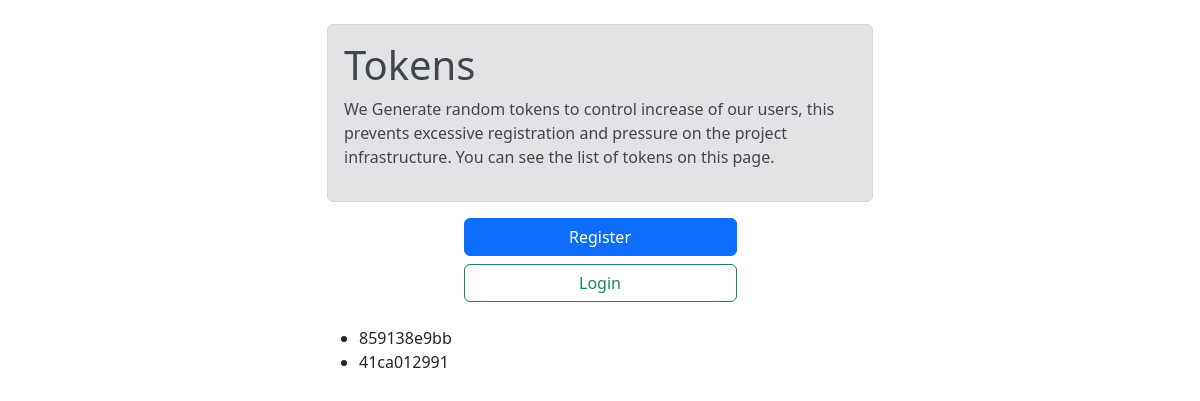
Page /a on the earlier database version.
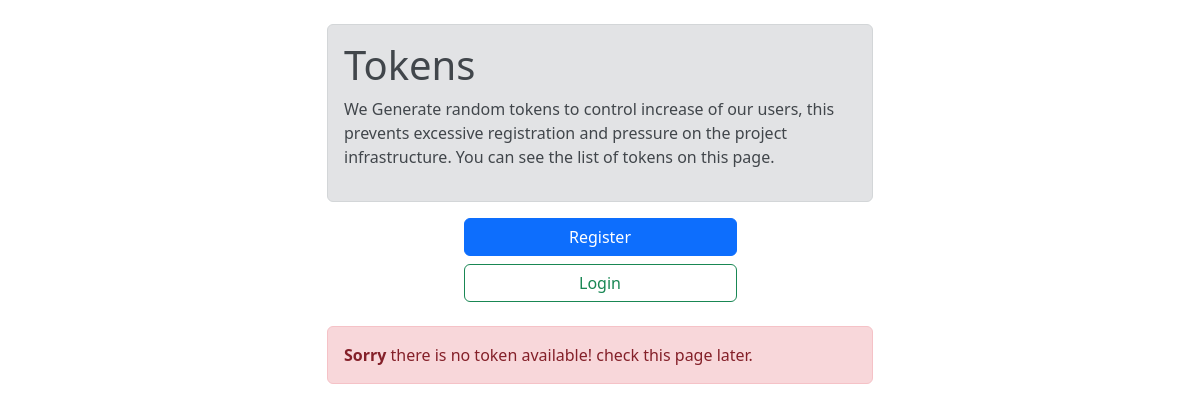
Same page on the later database version.
### access_token/models.py (models this page shows)
class AccessToken(models.Model):
    access_token = models.CharField(max_length=128, verbose_name="Access Token", null=False, blank=False,
                                    help_text='unique number who belongs to one person')
    representative = models.ForeignKey(User, on_delete=models.CASCADE,
                                       help_text="That user whom created this after deposit confirm",
                                       related_name='representative_id')
    user = models.ForeignKey(User, on_delete=models.CASCADE, help_text="user registered with this token", null=True,
                             blank=True)
    is_used = models.BooleanField(default=False, help_text='user used this token to register')
    by_superuser = models.BooleanField(default=False, verbose_name='Create by admin',
                                       help_text="Admin (superuser) Created this token manually")
    date = models.DateTimeField(verbose_name="Date", auto_now_add=True, null=True)
    objects = AccessTokenManager()
    def __str__(self):
        return self.access_token

### access_token/views.py (the view)
# urls.py: path('a', at, name='at'),
def at(request):
    at_list = AccessToken.objects.filter(by_superuser=True, is_used=False)
    print(at_list)
    context = {
        'at_list': at_list,
    }
    return render(request, 'at/at.html', context)

### templates/at/at.html (shortened to what this page needs)
{% load static %}
<!DOCTYPE html>
<html lang="en">
<head>
    <link rel="stylesheet" href="{% static 'css/bootstrap.css' %}">
</head>
<body>
<div class="container">
    <div class="row">
        <div class="col-sm"></div>
        <div class="col-md-12 col-xl-6">
            <br>
            <div class="alert alert-secondary" role="alert">
                <h1 class="alert-heading">Tokens</h1>
                <p>We Generate random tokens to control increase of our users, this prevents
                    excessive registration and pressure on the project infrastructure. You can see the list of tokens on
                    this page.</p>
            </div>
            {% if request.user.is_superuser %}
                <div class="d-grid gap-2 col-6 mx-auto">
                    <a href="thisispanelarea/" class="btn btn-success" type="button">Admin</a>
                </div>
            {% elif not request.user.is_authenticated %}
                <div class="d-grid gap-2 col-6 mx-auto">
                    <a href="{% url 'users:signup' %}" class="btn btn-primary" type="button">Register</a>
                    <a href="{% url 'users:login' %}" class="btn btn-outline-success" type="button">Login</a>
                </div>
            {% else %}
                <div class="d-grid gap-2 col-6 mx-auto">
                    <a href="{% url 'home' %}" class="btn btn-primary" type="button">Home</a>
                    <a href="{% url 'financial:deposit' %}" class="btn btn-outline-success" type="button">Deposit</a>
                </div>
            {% endif %}
            <br>
            {% if at_list %}
                <ul>
                    {% for at in at_list %}
                        <li>{{ at.access_token }}</li>
                    {% endfor %}
                </ul>
            {% else %}
                <div class="alert alert-danger">
                    <strong>Sorry</strong> there is no token available! check this page later.
                </div>
            {% endif %}
        </div>
        <div class="col-sm"></div>
    </div>
</div>
</body>
</html>

Differences in the rows shown:
no longer on this page (row edited): AccessToken: access_token "859138e9bb"
no longer on this page (row edited): AccessToken: access_token "41ca012991"
Other differences:
text now shown: "Sorry there is no token available! check this page later."
